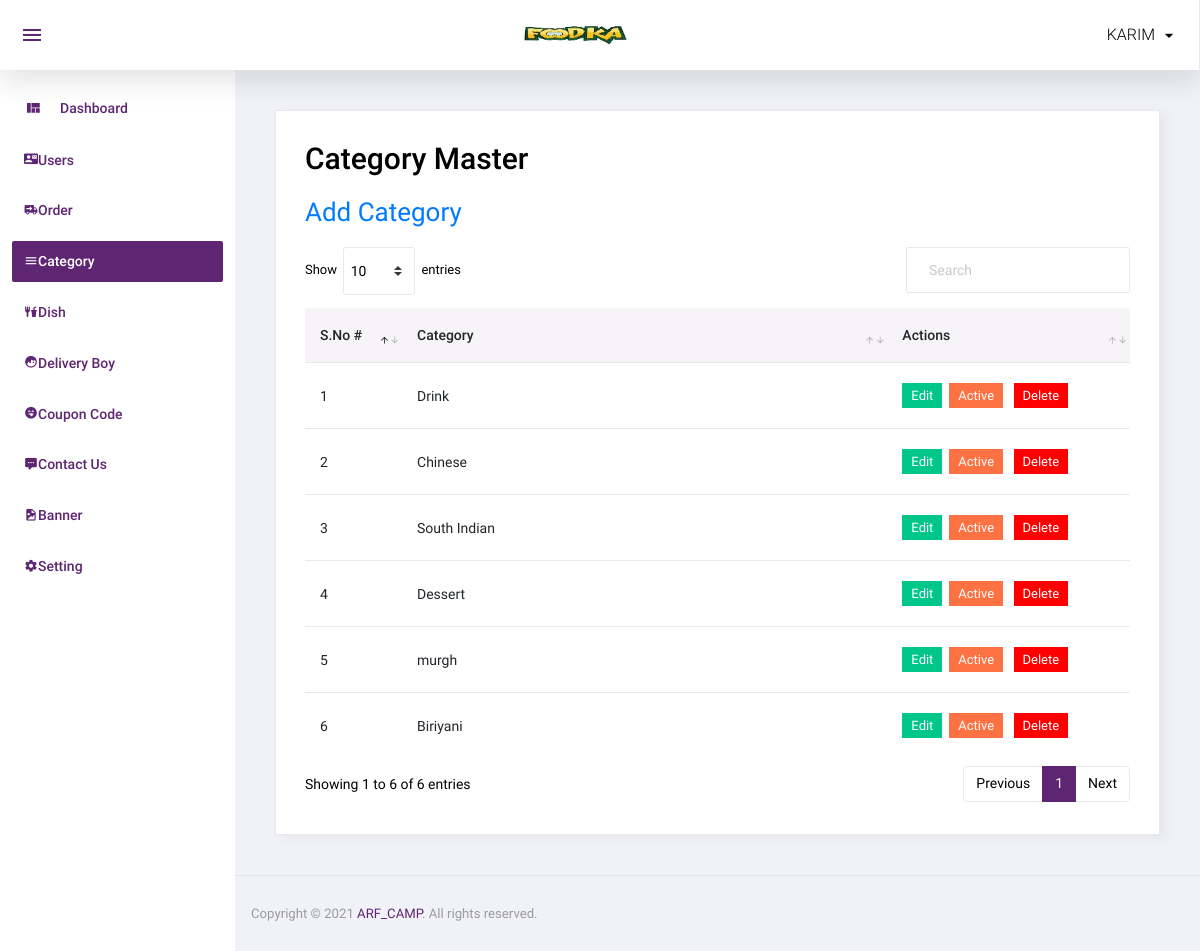
Page /admin/category.php (signed in) on the committed database.
### tables this page shows
CREATE TABLE `category` (
  `id` int(11) NOT NULL,
  `category` varchar(50) NOT NULL,
  `order_number` int(11) NOT NULL,
  `status` int(11) NOT NULL,
  `added_on` datetime NOT NULL
);

### admin/category.php (the view, shortened to what this page needs)
<?php
include('top.php');
$sql="select * from category order by id";
$res=mysqli_query($con,$sql);
 ?>
  <div class="card">
            <div class="card-body">
               <h1 class="grid_title">Category Master</h1>
                <a href="manage_category.php" class="add_link">Add Category</a>
              <div class="row grid_box">
                <div class="col-12">
                  <div class="table-responsive">
                    <table id="order-listing" class="table">
                      <thead>
                        <tr>
                            <th width="10%">S.No #</th>
                            <th width="50%">Category</th>
                            <th width="25%">Actions</th>
                        </tr>
                      </thead>
<tbody>
       <?php
       if(mysqli_num_rows($res)>0)
       {
		$i=1;
		while($row=mysqli_fetch_assoc($res)){
		?>
<tr>
        <td><?php echo $i?></td>
        <td><?php echo $row['category']?></td>
		<td>
			<a href="manage_category.php?id=<?php echo $row['id']?>"><label class="badge badge-success hand_cursor">Edit</label></a>&nbsp;
			<?php
		         if($row['status']==1)
		         {
			     ?>
			     <a href="?id=<?php echo $row['id']?>&type=deactive"><label class="badge badge-danger hand_cursor">Active</label></a>
			     <?php
			    }
			    else
			    {
			        ?>
			     <a href="?id=<?php echo $row['id']?>&type=active"><label class="badge badge-info hand_cursor">Deactive</label></a>
				<?php
				}
				?>&nbsp;
				<a href="?id=<?php echo $row['id']?>&type=delete"><label class="badge badge-danger delete_red hand_cursor">Delete</label></a>
		</td>
</tr>
                <?php
				$i++;
				}
		}
				else
					{ ?>
						<tr>
							<td colspan="5">No data found</td>
						</tr>
						<?php } ?>
                      </tbody>
                    </table>
                  </div>
				</div>
              </div>
            </div>
          </div>
 <?php
include('footer.php');
 ?>

### rows in the picture
category: category "Drink"
category: category "Chinese"
category: category "South Indian"
category: category "Dessert"
category: category "murgh"
category: category "Biriyani"

### other values in the picture
$_SESSION['ADMIN_USER'] "KARIM"
